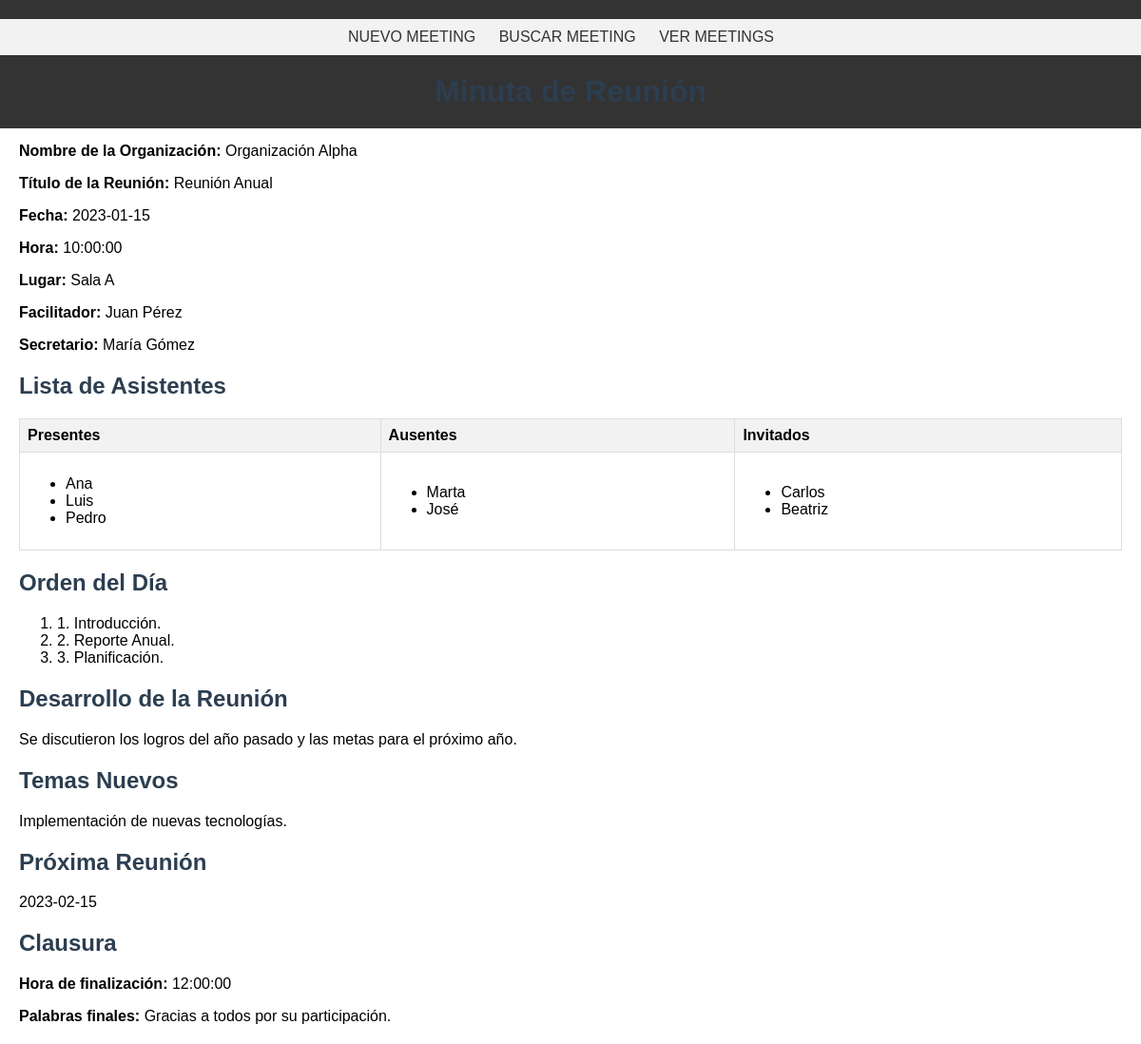
Screenshot of /ver.php?id_meeting=1 with the database file from the repository.
### tables this page shows
CREATE TABLE minutas (
    id INT AUTO_INCREMENT PRIMARY KEY,
    orgName VARCHAR(255),
    meetingTitle VARCHAR(255),
    meetingDate DATE,
    meetingTime TIME,
    meetingPlace VARCHAR(255),
    facilitator VARCHAR(255),
    secretary VARCHAR(255),
    attendees TEXT,
    absentees TEXT,
    guests TEXT,
    agenda TEXT,
    discussion TEXT,
    newTopics TEXT,
    nextMeeting TEXT,
    closingTime TIME,
    closingRemarks TEXT
);

### utils.php (called while the page is built)
<?php
function get_params($key)
{
    return $_POST[$key] ?? $_GET[$key] ?? $_SERVER[$key] ?? null;
}

### views/detalle-minuta.view.php (the view)
<?php require("parts/head.view.php") ?>
<body>
<header>
    <?php require("parts/nav.view.php") ?>
    <h1>Minuta de Reunión</h1>
</header>
<main>
        <section>
            <p><strong>Nombre de la Organización:</strong> <?= htmlspecialchars($meetingDetails['orgName']); ?></p>
            <p><strong>Título de la Reunión:</strong> <?= htmlspecialchars($meetingDetails['meetingTitle']); ?></p>
            <p><strong>Fecha:</strong> <?= htmlspecialchars($meetingDetails['meetingDate']); ?></p>
            <p><strong>Hora:</strong> <?= htmlspecialchars($meetingDetails['meetingTime']); ?></p>
            <p><strong>Lugar:</strong> <?= htmlspecialchars($meetingDetails['meetingPlace']); ?></p>
            <p><strong>Facilitador:</strong> <?= htmlspecialchars($meetingDetails['facilitator']); ?></p>
            <p><strong>Secretario:</strong> <?= htmlspecialchars($meetingDetails['secretary']); ?></p>
            <h2 class="titulo-detalles">Lista de Asistentes</h2>
            <table>
                <thead>
                    <tr>
                        <th>Presentes</th>
                        <th>Ausentes</th>
                        <th>Invitados</th>
                    </tr>
                </thead>
                <tbody>
                    <tr>
                        <td>
                            <ul>
                                <?php foreach (explode(',', $meetingDetails['attendees']) as $attendee) : ?>
                                    <li><?= htmlspecialchars(trim($attendee)); ?></li>
                                <?php endforeach; ?>
                            </ul>
                        </td>
                        <td>
                            <ul>
                                <?php foreach (explode(',', $meetingDetails['absentees']) as $absentee): ?>
                                    <li><?= htmlspecialchars(trim($absentee)); ?></li>
                                <?php endforeach; ?>
                            </ul>
                        </td>
                        <td>
                            <ul>
                                <?php foreach (explode(',', $meetingDetails['guests']) as $guest) : ?>
                                    <li><?= htmlspecialchars(trim($guest)); ?></li>
                                <?php endforeach; ?>
                            </ul>
                        </td>
                    </tr>
                </tbody>
            </table>
        </section>
        <section>
            <h2 class="titulo-detalles">Orden del Día</h2>
            <ol>
                <?php foreach (explode("\n", $meetingDetails['agenda']) as $item)  : ?>
                    <li><?= htmlspecialchars(trim($item)); ?>.</li>
                <?php endforeach; ?>
            </ol>
        </section>
        <section>
            <h2 class="titulo-detalles">Desarrollo de la Reunión</h2>
            <p><?= nl2br(htmlspecialchars($meetingDetails['discussion'])); ?></p>
        </section>
        <section>
            <h2 class="titulo-detalles">Temas Nuevos</h2>
            <p><?= nl2br(htmlspecialchars($meetingDetails['newTopics'])); ?></p>
        </section>
        <section>
            <h2 class="titulo-detalles">Próxima Reunión</h2>
            <p><?= htmlspecialchars($meetingDetails['nextMeeting']); ?></p>
        </section>
        <footer>
            <h2 class="titulo-detalles">Clausura</h2>
            <p><strong>Hora de finalización:</strong> <?= htmlspecialchars($meetingDetails['closingTime']); ?></p>
            <p><strong>Palabras finales:</strong> <?= nl2br(htmlspecialchars($meetingDetails['closingRemarks'])); ?></p>
        </footer>
</main>
</body>
</html>

### styles/styles.css (style rules this page uses)
body { font-family: Arial, sans-serif; margin: 20px; position: relative; }
header { background-color: #333; color: #fff; padding: 20px 0; text-align: center; margin-bottom: 20px; position: fixed; top: 0; left:0; width: 100vw; }
main { margin-top: 150px; }
header h1 { margin: 0; }
h1, h2, h3 { color: #2c3e50; text-align: center; }
section, footer { margin-bottom: 20px; }
table { width: 100%; border-collapse: collapse; margin-bottom: 20px; }
th, td { border: 1px solid #dddddd; text-align: left; padding: 8px; }
th { background-color: #f2f2f2; }
.titulo-detalles { text-align: left; }

### rows the page displays
minutas: orgName "Organización Alpha", meetingTitle "Reunión Anual", meetingDate "2023-01-15", meetingTime "10:00:00", meetingPlace "Sala A", facilitator "Juan Pérez", secretary "María Gómez", attendees "Ana", attendees "Luis", attendees "Pedro", absentees "Marta", absentees "José", guests "Carlos", guests "Beatriz", agenda "1. Introducción", agenda "2. Reporte Anual", agenda "3. Planificación", discussion "Se discutieron los logros del año pasado y las metas para el próximo año.", newTopics "Implementación de nuevas tecnologías.", nextMeeting "2023-02-15", closingTime "12:00:00", closingRemarks "Gracias a todos por su participación."
